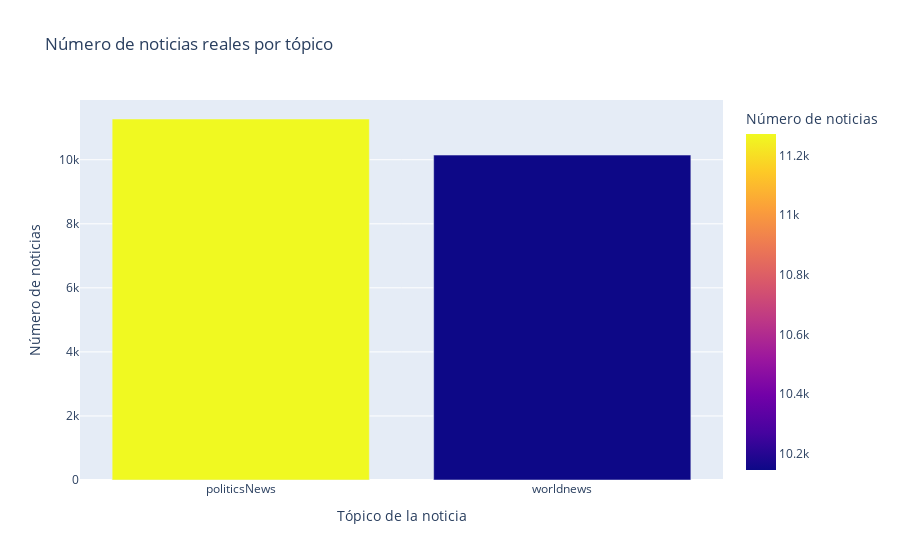

Notebook code for this chart:
### Code cell
# Número de noticias por tópico
dfg=news_true.groupby('subject').count().reset_index()
fig = px.bar(dfg, x='subject', y = 'title', title = 'Número de noticias reales por tópico', color = 'title', barmode = 'stack',
              labels={'subject':'Tópico de la noticia','title':'Número de noticias'})
fig.show()

### Figure 1 — Plotly figure (JSON) as saved in the notebook; plotly's stock layout.template omitted (floating-point values rounded to 4 significant figures)
{"data": [{"alignmentgroup": "True", "hovertemplate": "Tópico de la noticia=%{x}<br>Número de noticias=%{marker.color}<extra></extra>", "legendgroup": "", "marker": {"color": [11272, 10145], "coloraxis": "coloraxis", "pattern": {"shape": ""}}, "name": "", "offsetgroup": "", "orientation": "v", "showlegend": false, "textposition": "auto", "type": "bar", "x": ["politicsNews", "worldnews"], "xaxis": "x", "y": [11272, 10145], "yaxis": "y"}], "layout": {"barmode": "stack", "coloraxis": {"colorbar": {"title": {"text": "Número de noticias"}}, "colorscale": [[0, "#0d0887"], [0.1111, "#46039f"], [0.2222, "#7201a8"], [0.3333, "#9c179e"], [0.4444, "#bd3786"], [0.5556, "#d8576b"], [0.6667, "#ed7953"], [0.7778, "#fb9f3a"], [0.8889, "#fdca26"], [1, "#f0f921"]]}, "legend": {"tracegroupgap": 0}, "title": {"text": "Número de noticias reales por tópico"}, "xaxis": {"anchor": "y", "domain": [0, 1], "title": {"text": "Tópico de la noticia"}}, "yaxis": {"anchor": "x", "domain": [0, 1], "title": {"text": "Número de noticias"}}}}
